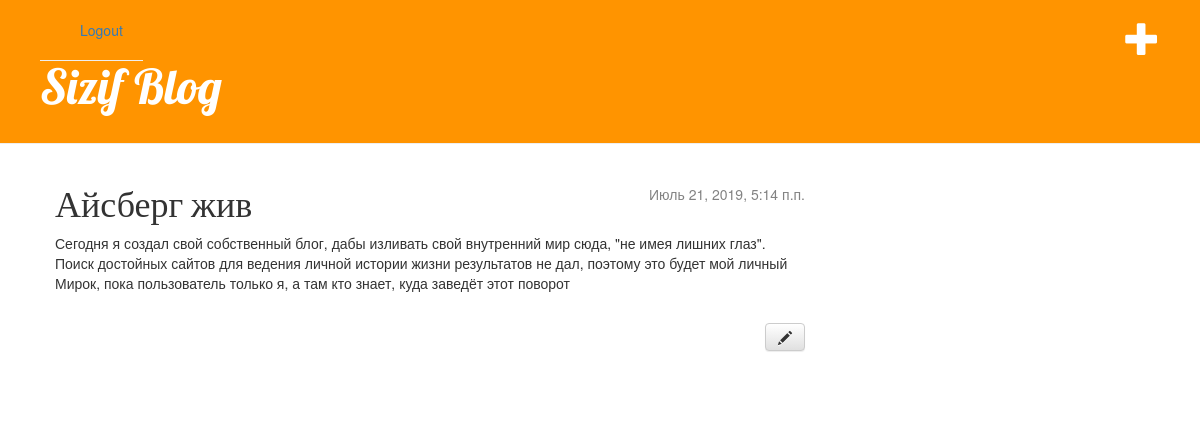
The page /post/8/ (signed in) on the database its author committed.
### blog/models.py (models this page shows, shortened)
class Post(models.Model):
    author = models.ForeignKey(settings.AUTH_USER_MODEL, on_delete=models.CASCADE)
    title = models.CharField(max_length=200)
    text = models.TextField()
    created_date = models.DateTimeField(default=timezone.now)
    published_date = models.DateTimeField(blank=True, null=True)

### blog/views.py (the view)
# urls.py: path('post/<int:pk>/', views.post_detail, name='post_detail'),
def post_detail(request, pk):
    post = get_object_or_404(Post, pk=pk)
    return render(request, 'blog/post_detail.html', {'post': post})

### blog/templates/blog/post_detail.html
{% extends 'blog/base.html' %}
{% block content %}
    <div class="post">
        {% if post.published_date %}
            <div class="date">
                {{ post.published_date }}
            </div>
        {% endif %}
        <h1>{{ post.title }}</h1>
        <p>{{ post.text|linebreaksbr }}</p>
		<br>
		{% if user.is_authenticated %}
            <a class="btn btn-default" href="{% url 'post_edit' pk=post.pk %}"><span class="glyphicon glyphicon-pencil"></span></a>
        {% endif %}
    </div>
{% endblock %}

### blog/static/css/blog.css (style rules this page uses)
h1, h2, h3, h4 { font-family: 'Lobster', cursive; }
.btn-default { float: right; }
.date { color: #828282; float: right; }
.post { margin-bottom: 70px; }

### rows shown on the page
Post: published_date "Июль 21, 2019, 5:14 п.п.", title "Айсберг жив", text "Сегодня я создал свой собственный блог, дабы изливать свой внутренний мир сюда, \"не имея лишних глаз\". Поиск достойных сайтов для ведения личной истории жизни результатов не дал, поэтому это будет мой личный Мирок, пока пользователь только я, а там кто знает, куда заведёт этот поворот"
